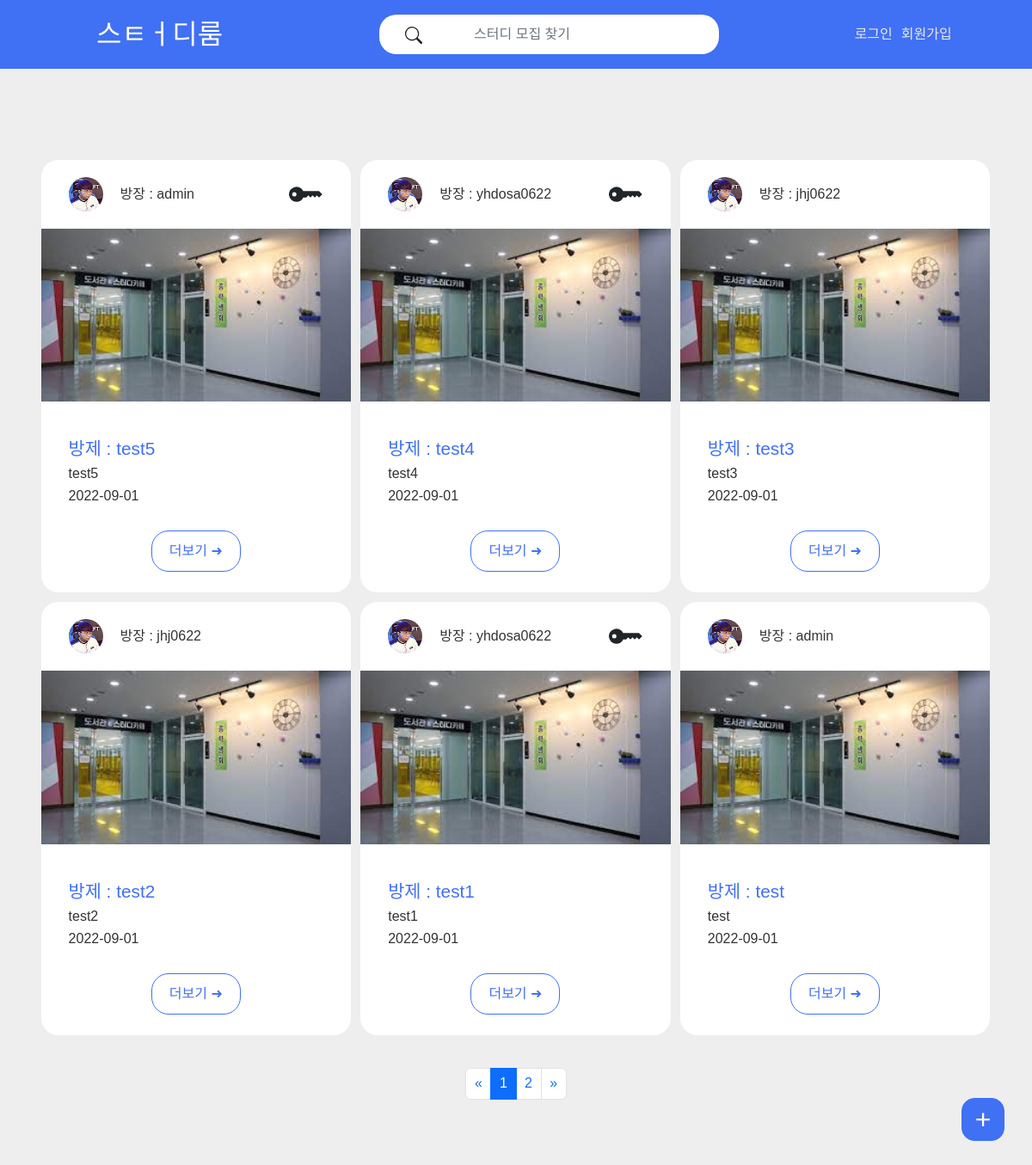
Before: / with the older database file.
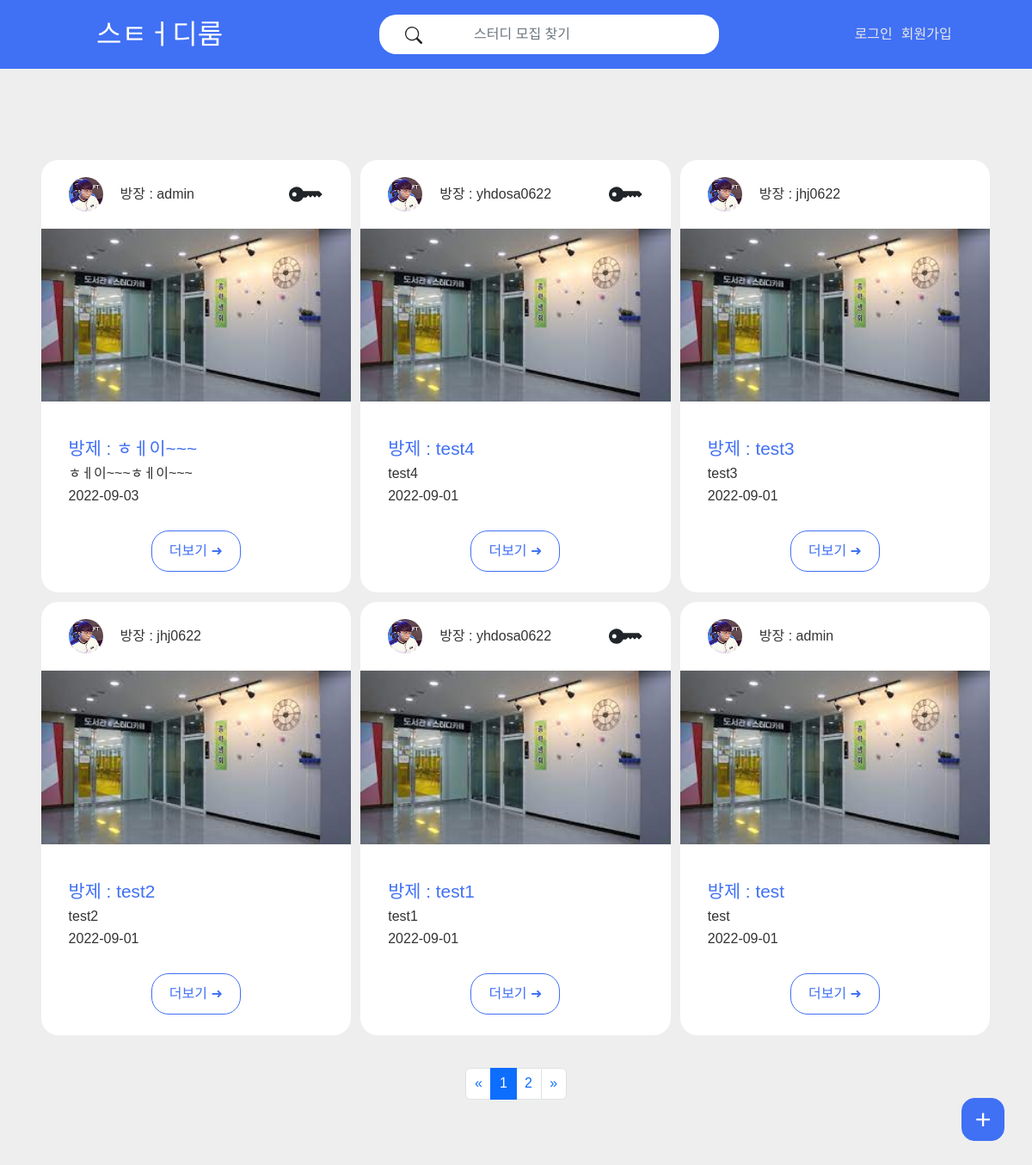
After: the same page with the newer database file.
### room/models.py (models this page shows, shortened)
class Room(models.Model):
    title = models.CharField(max_length=50, verbose_name="제목") #제목
    sub_title = models.CharField(max_length=100, blank=True, verbose_name="부제목") #부제목
    content = models.TextField(verbose_name="내용") #콘텐츠
    create = models.DateTimeField(verbose_name='작성일', auto_now_add=True) #작성일
    room_owner = models.ForeignKey(User, null=True, blank=True, on_delete=models.CASCADE, verbose_name="방장") #방장
    room_password = models.CharField(max_length=5, blank=True, verbose_name="방비밀번호") #방비밀번호
    updated = models.DateTimeField(auto_now_add=True)
    uuid = models.UUIDField(default=uuid.uuid4)
    def get_absolute_url(self): #어드민에서 게시글 바로 볼 수 있음
        return f'room/page/{self.id}'
    class Meta:
        verbose_name = "room 목록"
        verbose_name_plural = "room 목록"

### core/models.py (models this page shows)
class User(AbstractUser):
    username = models.CharField(max_length=10, blank=False, null=False, unique=True, verbose_name="회원아이디") # 아이디
    nickname = models.CharField(max_length=10, blank=False, null=False, unique=True, verbose_name="닉네임")# 닉네임
    name = models.CharField(max_length=10, blank=False, null=False, verbose_name="회원이름") #이름
    bio = models.TextField(verbose_name='자기소개') # 바이오
    create_at = models.DateTimeField(verbose_name='date joined', auto_now_add=True) # 가입한 날짜
    last_login = models.DateTimeField(verbose_name='last login',auto_now=True) # 마지막 로그인
    is_admin =  models.BooleanField(default=False)
    is_active = models.BooleanField(default=True)
    is_staff = models.BooleanField(default=False)
    is_superuser = models.BooleanField(default=False)
    object = UserManager()
    USERNAME_FIELD = 'username'
    REQUIRED_FIELDS = ['nickname']
    def __str__(self):
        return self.username
    class Meta:
        db_table = 'accounts'
        verbose_name = "가입자 목록"
        verbose_name_plural = "가입자 목록"

### core/views.py (the view)
# urls.py: path('', views.main, name='main'), # 메인홈
@csrf_exempt
def main(request):
    room_list = Room.objects.all().order_by('-id')
    page = request.GET.get('page', '1')  # 페이지
    paginator = Paginator(room_list, 6)  # 페이지당 6개씩 보여주기
    page_obj = paginator.get_page(page)
    res_data = {'room' : page_obj}
    return render(request, 'index.html', res_data)

### core/templates/index.html (shortened to what the changed rows need)
<!DOCTYPE html>
<html lang="ko">
<head>
    <link href="https://cdn.jsdelivr.net/npm/bootstrap@5.2.0/dist/css/bootstrap.min.css" rel="stylesheet"
>
    <link rel="stylesheet" href="./static/css/reset.css">
    <link rel="stylesheet" href="./static/css/main.css">
</head>
<body>
    <section class="main-section section container-fluid">
        <div class="container main_content">
            {% if room %}
            {% for r in room %}
            <div class="main_con">
                <div class="main_content-box">
                    <div class="oner_box">
                        <div class="oner_box-profile">
                            <div class="oner_profile">
                                <img src="../static/images/profile.jpg" alt="">
                            </div>
                            <div class="oner_name">
                                <p>방장 : {{ r.room_owner }}</p>
                            </div>
                        </div>
                        {% if r.room_password %}
                        <div class="oner_box-secret">
                            <div class="oner_profile">
                                <svg xmlns="http://www.w3.org/2000/svg" fill="currentColor" class="bi bi-key-fill"
                                    viewBox="0 0 16 16">
                                    <path
                                        d="M3.5 11.5a3.5 3.5 0 1 1 3.163-5H14L15.5 8 14 9.5l-1-1-1 1-1-1-1 1-1-1-1 1H6.663a3.5 3.5 0 0 1-3.163 2zM2.5 9a1 1 0 1 0 0-2 1 1 0 0 0 0 2z" />
                                </svg>
                            </div>
                        </div>
                        {% endif %}
                    </div>
                    <div class="top_content">
                        <img src="../static/images/studyroom01.jpg" alt="">
                    </div>
                    <div class="bottom_content">
                        <h3 class="room_title">방제 : {{ r.title }}</h3>
                        <p class="room_sub_title">{{ r.sub_title }}</p>
                        <p class="room_create">{{ r.create | date:"Y-m-d" }}</p>
                    </div>
                </div>
                <div class="room_btn">
                    <div class="room_btn-box">
                        <a href="{{ r.get_absolute_url }}" class="">더보기 ➜</a>
                    </div>
                </div>
            </div>
            {% endfor %}
            {% endif %}
        </div>
        <div aria-label="Page navigation example" class="navigation">
            <ul class="pagination">
                {% for page_number in room.paginator.page_range %}
                {% if page_number == room.number %}
                <li class="page-item active" aria-current="page">
                    <a class="page-link" href="?page={{ page_number }}">{{ page_number }}</a>
                </li>
                {% else %}
                <li class="page-item">
                    <a class="page-link" href="?page={{ page_number }}">{{ page_number }}</a>
                </li>
                {% endif %}
                {% endfor %}
            </ul>
        </div>
    </section>
</body>
</html>

Changed rows visible on the page:
removed Room: room_owner "admin", room_password "12345" (drawn), title "test5", sub_title "test5", create "2022-09-01"
added Room: room_owner "admin", room_password "06221" (drawn), title "ㅎㅔ이~~~", sub_title "ㅎㅔ이~~~ㅎㅔ이~~~", create "2022-09-03"
